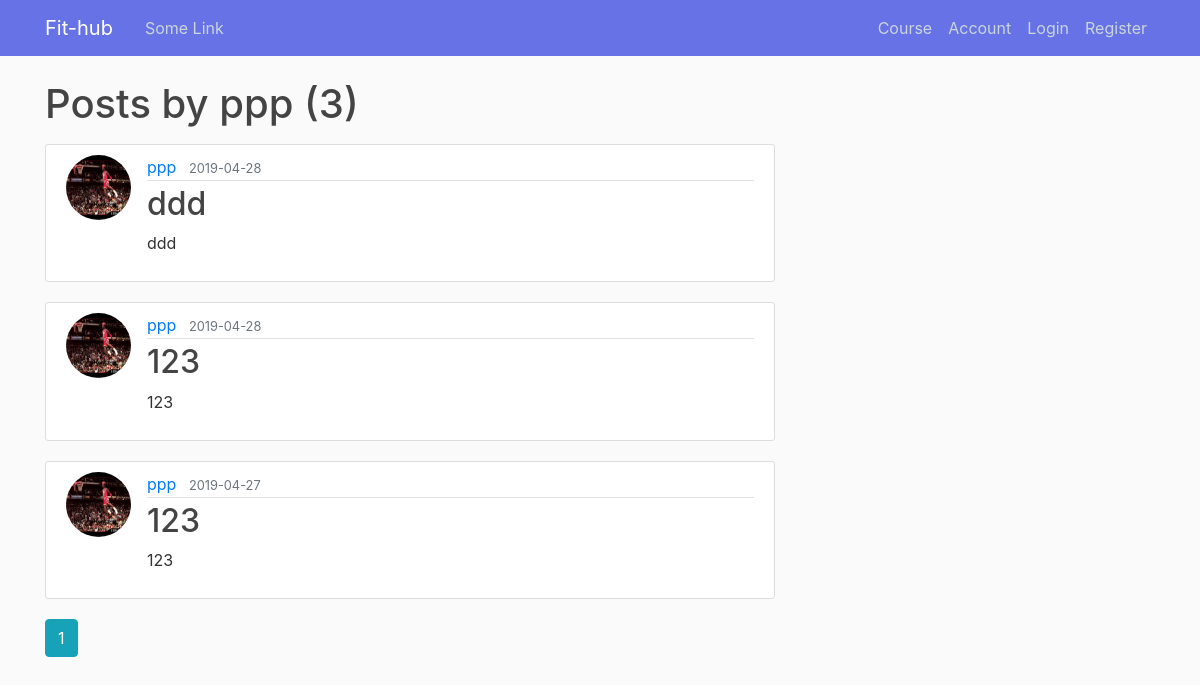
The page /user/ppp on the database its author committed.
### main/models.py (models this page shows, shortened)
class User(db.Model, UserMixin):
    id = db.Column(db.Integer, primary_key = True)
    username = db.Column(db.String(20), unique = True, nullable = False)
    first_name = db.Column(db.String(50), unique = False, nullable = False)
    last_name = db.Column(db.String(50), unique = False, nullable = False)
    email = db.Column(db.String(120), unique = True, nullable = False)
    profile_image = db.Column(db.String(20), unique = False, nullable = False, default = 'default_image.jpg')
    password = db.Column(db.String(60), nullable = False)
    date_joined = db.Column(db.String, nullable = False, default = datetime.strftime(datetime.today(), "%b %d %Y"))
    profile = db.relationship('Profile', backref = 'user', lazy = True)
    meal = db.relationship('Meal', backref = 'user', lazy = True)
    posts = db.relationship('Post', backref='author', lazy=True)#lazy=True means db will load the data as neccessary in one go.

class Post(db.Model):
    id = db.Column(db.Integer, primary_key=True)
    title = db.Column(db.String(100), nullable=False)
    date_posted = db.Column(db.DateTime, nullable=False, default=datetime.utcnow)
    content = db.Column(db.Text, nullable=False)
    user_id = db.Column(db.Integer, db.ForeignKey('user.id'), nullable=False)

### main/routes.py (the view)
@app.route("/user/<string:username>")
def user_posts(username):
    page = request.args.get('page', 1, type=int)
    user = User.query.filter_by(username=username).first_or_404()
    posts = Post.query.filter_by(author=user)\
        .order_by(Post.date_posted.desc())\
        .paginate(page=page, per_page=5)
    return render_template('user_posts.html', posts=posts, user=user)

### main/templates/user_posts.html
{% extends "layout.html" %}
{% block content %}
    <h1 class="mb-3">Posts by {{ user.username }} ({{ posts.total }})</h1>
    {% for post in posts.items %}
        <article class="media content-section">
          <img class="rounded-circle article-img" src="{{ url_for('static', filename='profile_pics/' + post.author.profile_image) }}">
          <div class="media-body">
            <div class="article-metadata">
              <a class="mr-2" href="{{ url_for('user_posts', username=post.author.username) }}">{{ post.author.username }}</a>
              <small class="text-muted">{{ post.date_posted.strftime('%Y-%m-%d') }}</small>
            </div>
            <h2><a class="article-title" href="{{ url_for('post', post_id=post.id) }}">{{ post.title }}</a></h2>
            <p class="article-content">{{ post.content }}</p>
          </div>
        </article>
    {% endfor %}
    {% for page_num in posts.iter_pages(left_edge=1, right_edge=1, left_current=1, right_current=2) %}
      {% if page_num %}
        {% if posts.page == page_num %}
          <a class="btn btn-info mb-4" href="{{ url_for('user_posts', username=user.username, page=page_num) }}">{{ page_num }}</a>
        {% else %}
          <a class="btn btn-outline-info mb-4" href="{{ url_for('user_posts', username=user.username, page=page_num) }}">{{ page_num }}</a>
        {% endif %}
      {% else %}
        ...
      {% endif %}
    {% endfor %}
{% endblock content %}

### main/static/main.css (style rules this page uses)
body { background: #fafafa; color: #333333; margin-top: 5rem; list-style: none; }
h1, h2, h3, h4, h5, h6 { color: #444444; }
.content-section { background: #ffffff; padding: 10px 20px; border: 1px solid #dddddd; border-radius: 3px; margin-bottom: 20px; }
.article-title { color: #444444; }
.article-content { white-space: pre-line; }
.article-img { height: 65px; width: 65px; margin-right: 16px; }
.article-metadata { padding-bottom: 1px; margin-bottom: 4px; border-bottom: 1px solid #e3e3e3; }

### rows shown on the page
User: username "ppp"
Post: profile_image (picture), author.username "ppp", date_posted "2019-04-28", title "ddd", content "ddd"
Post: profile_image (picture), author.username "ppp", date_posted "2019-04-28", title "123", content "123"
Post: profile_image (picture), author.username "ppp", date_posted "2019-04-27", title "123", content "123"

### other values the page prints
{{ posts.total }} "3"
{{ page_num }} "1"
